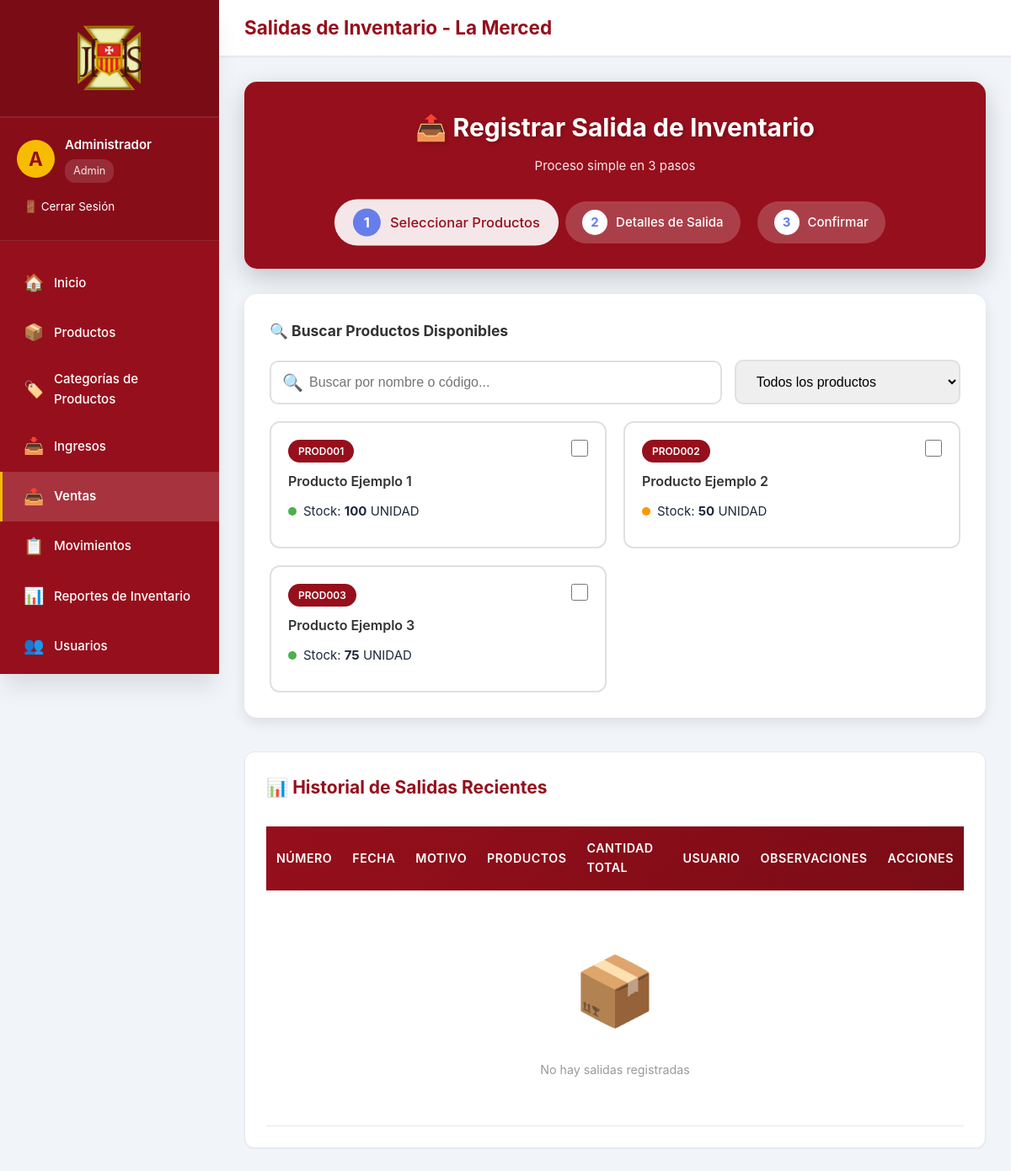
/salidas.php (signed in), run on the app's committed database.
### tables this page shows
CREATE TABLE IF NOT EXISTS usuarios (
    id INT AUTO_INCREMENT PRIMARY KEY,
    username VARCHAR(50) UNIQUE NOT NULL,
    password VARCHAR(255) NOT NULL,
    nombre_completo VARCHAR(255) NOT NULL,
    email VARCHAR(255),
    rol ENUM('admin', 'operador') DEFAULT 'operador',
    activo TINYINT(1) DEFAULT 1,
    fecha_creacion TIMESTAMP DEFAULT CURRENT_TIMESTAMP,
    INDEX idx_username (username)
);

CREATE TABLE IF NOT EXISTS productos (
    id INT AUTO_INCREMENT PRIMARY KEY,
    codigo VARCHAR(50) UNIQUE NOT NULL,
    nombre VARCHAR(255) NOT NULL,
    descripcion TEXT,
    precio DECIMAL(10, 2) NOT NULL DEFAULT 0.00,
    stock INT NOT NULL DEFAULT 0,
    unidad_medida VARCHAR(20) DEFAULT 'UNIDAD',
    categoria_id INT,
    estado ENUM('activo', 'inactivo') DEFAULT 'activo',
    fecha_creacion TIMESTAMP DEFAULT CURRENT_TIMESTAMP,
    fecha_actualizacion TIMESTAMP DEFAULT CURRENT_TIMESTAMP ON UPDATE CURRENT_TIMESTAMP,
    FOREIGN KEY (categoria_id) REFERENCES categorias(id) ON DELETE SET NULL,
    INDEX idx_codigo (codigo),
    INDEX idx_nombre (nombre),
    INDEX idx_estado (estado)
);

### config/auth.php (called while the page is built, shortened)
<?php
function getCurrentUser() {
    $conn = getConnection();
    $user_id = $_SESSION['user_id'];
    $stmt = $conn->prepare("SELECT id, username, nombre_completo, email, rol FROM usuarios WHERE id = ? AND activo = 1");
    $stmt->bind_param("i", $user_id);
    $stmt->execute();
    $result = $stmt->get_result();
    $user = $result->fetch_assoc();
    return $user;
}
?>

### salidas.php (the view, shortened to what this page needs)
<?php
$page_title = 'Salidas de Inventario - La Merced';
require_once 'config/auth.php';
$conn = getConnection();
$productos_disponibles = $conn->query("
    SELECT id, codigo, nombre, stock, unidad_medida, categoria_id
    FROM productos
    WHERE estado = 'activo' AND stock > 0
    ORDER BY nombre
");
$salidas = $conn->query("
    SELECT s.*, u.nombre_completo as usuario_nombre,
           COUNT(d.id) as total_productos,
           SUM(d.cantidad) as total_cantidad
    FROM salidas s
    LEFT JOIN usuarios u ON s.usuario_id = u.id
    LEFT JOIN detalle_salidas d ON s.id = d.salida_id
    GROUP BY s.id
    ORDER BY s.fecha_salida DESC
    LIMIT 50
");
require_once 'includes/header.php';
?>
<div class="wizard-container">
    <div class="wizard-header">
        <h2>📤 Registrar Salida de Inventario</h2>
        <p style="opacity: 0.9;">Proceso simple en 3 pasos</p>
    </div>
    <div class="wizard-steps">
        <div class="wizard-step active" id="step1">
            <div class="wizard-step-number">1</div>
            <span>Seleccionar Productos</span>
        </div>
        <div class="wizard-step" id="step2">
            <div class="wizard-step-number">2</div>
            <span>Detalles de Salida</span>
        </div>
        <div class="wizard-step" id="step3">
            <div class="wizard-step-number">3</div>
            <span>Confirmar</span>
        </div>
    </div>
</div>
<form method="POST" id="salidaForm" action="">
    <div class="search-box-container" id="paso1">
        <h3 style="margin-bottom: 20px; color: #333;">🔍 Buscar Productos Disponibles</h3>
        <div class="search-input-group">
            <div class="search-input-wrapper" style="flex: 2;">
                <input type="text" id="searchInput" placeholder="Buscar por nombre o código..."
                       style="padding-left: 45px;" autocomplete="off">
                <span class="search-icon">🔍</span>
            </div>
            <div class="search-input-wrapper">
                <select id="filterStock" style="cursor: pointer;">
                    <option value="all">Todos los productos</option>
                </select>
            </div>
        </div>
        <div class="products-grid" id="productsGrid">
            <?php
            while ($prod = $productos_disponibles->fetch_assoc()):
                $stock_class = $prod['stock'] > 50 ? '' : ($prod['stock'] > 10 ? 'low' : 'critical');
            ?>
                <div class="product-card"
                     data-id="<?php echo $prod['id']; ?>"
                     data-nombre="<?php echo htmlspecialchars($prod['nombre']); ?>"
                     data-codigo="<?php echo htmlspecialchars($prod['codigo']); ?>"
                     data-stock="<?php echo $prod['stock']; ?>"
                     data-unidad="<?php echo htmlspecialchars($prod['unidad_medida'] ?? 'unidad'); ?>"
                     onclick="toggleProductSelection(this)">
                    <div class="product-card-header">
                        <span class="product-code"><?php echo htmlspecialchars($prod['codigo']); ?></span>
                        <input type="checkbox" class="product-checkbox" style="width: 20px; height: 20px; cursor: pointer;">
                    </div>
                    <div class="product-name"><?php echo htmlspecialchars($prod['nombre']); ?></div>
                    <div class="product-stock">
                        <span class="stock-indicator <?php echo $stock_class; ?>"></span>
                        <span>Stock: <strong><?php echo $prod['stock']; ?></strong> <?php echo htmlspecialchars($prod['unidad_medida'] ?? 'unidades'); ?></span>
                    </div>
                </div>
            <?php endwhile; ?>
        </div>
    </div>
</form>
<div class="table-container" style="margin-top: 40px;">
    <h3 style="margin-bottom: 20px;">📊 Historial de Salidas Recientes</h3>
    <div style="overflow-x: auto;">
        <table class="data-table">
            <thead>
                <tr>
                    <th>Número</th>
                    <th>Fecha</th>
                    <th>Motivo</th>
                    <th>Productos</th>
                    <th>Cantidad Total</th>
                    <th>Usuario</th>
                    <th>Observaciones</th>
                    <th>Acciones</th>
                </tr>
            </thead>
            <tbody>
                <?php if ($salidas->num_rows > 0): ?>
                    <?php while ($salida = $salidas->fetch_assoc()): ?>
                        <tr>
                            <td><strong><?php echo htmlspecialchars($salida['numero_salida']); ?></strong></td>
                            <td><?php echo date('d/m/Y H:i', strtotime($salida['fecha_salida'])); ?></td>
                            <td><?php
                                $motivos = [
                                    'venta' => '🛒 Venta',
                                    'uso_interno' => '🏢 Uso Interno',
                                    'ajuste' => '⚖️ Ajuste',
                                    'danio' => '⚠️ Daño',
                                    'perdida' => '❌ Pérdida',
                                    'otro' => '📌 Otro'
                                ];
                                echo $motivos[$salida['motivo']] ?? $salida['motivo'];
                            ?></td>
                            <td><?php echo $salida['total_productos']; ?></td>
                            <td><strong><?php echo $salida['total_cantidad'] ?? 0; ?></strong></td>
                            <td><?php echo htmlspecialchars($salida['usuario_nombre']); ?></td>
                            <td><?php echo htmlspecialchars($salida['observaciones'] ?? '-'); ?></td>
                            <td class="actions">
                                <a href="detalle_salida.php?id=<?php echo $salida['id']; ?>"
                                   class="btn-icon" title="Ver Detalle"
                                   style="background: #667eea; color: white; padding: 8px 12px; border-radius: 6px; text-decoration: none;">
                                    👁️ Ver
                                </a>
                            </td>
                        </tr>
                    <?php endwhile; ?>
                <?php else: ?>
                    <tr>
                        <td colspan="8" class="text-center">
                            <div class="empty-state-modern" style="padding: 40px;">
                                <div class="empty-state-icon-large">📦</div>
                                <p>No hay salidas registradas</p>
                            </div>
                        </td>
                    </tr>
                <?php endif; ?>
            </tbody>
        </table>
    </div>
</div>
<?php require_once 'includes/footer.php'; ?>

### includes/header.php (shortened to what this page needs)
<?php
require_once __DIR__ . '/../config/auth.php';
$current_user = getCurrentUser();
$current_page = basename($_SERVER['PHP_SELF']);
?>
<!DOCTYPE html>
<html lang="es">
<head>
    <link rel="stylesheet" href="assets/css/style.css">
</head>
<body>
    <aside class="sidebar" id="sidebar">
        <div class="sidebar-header">
            <img src="img/logo_menu.png" alt="Logo" class="logo_menu">
        </div>
        <div class="sidebar-user">
            <div class="sidebar-user-info">
                <div class="sidebar-user-avatar">
                    <?php echo strtoupper(substr($current_user['nombre_completo'], 0, 1)); ?>
                </div>
                <div>
                    <div class="sidebar-user-name"><?php echo htmlspecialchars($current_user['nombre_completo']); ?></div>
                    <div class="sidebar-user-role"><?php echo ucfirst($current_user['rol']); ?></div>
                </div>
            </div>
            <a href="logout.php" class="sidebar-logout">🚪 Cerrar Sesión</a>
        </div>
        <nav class="sidebar-menu">
            <a href="index.php" class="sidebar-menu-item <?php echo $current_page == 'index.php' ? 'active' : ''; ?>">
                <span class="sidebar-menu-item-icon">🏠</span>
                <span>Inicio</span>
            </a>
            <a href="productos.php" class="sidebar-menu-item <?php echo $current_page == 'productos.php' ? 'active' : ''; ?>">
                <span class="sidebar-menu-item-icon">📦</span>
                <span>Productos</span>
            </a>
            <?php if (isset($_SESSION['rol']) && $_SESSION['rol'] === 'admin'): ?>
            <a href="categorias.php" class="sidebar-menu-item <?php echo $current_page == 'categorias.php' ? 'active' : ''; ?>">
                <span class="sidebar-menu-item-icon">🏷️</span>
                <span>Categorías de Productos</span>
            </a>
            <?php endif; ?>
            <?php if (isset($_SESSION['rol']) && $_SESSION['rol'] === 'admin'): ?>
            <a href="entradas.php" class="sidebar-menu-item <?php echo $current_page == 'entradas.php' ? 'active' : ''; ?>">
                <span class="sidebar-menu-item-icon">📥</span>
                <span>Ingresos</span>
            </a>
            <?php endif; ?>
            <a href="salidas.php" class="sidebar-menu-item <?php echo $current_page == 'salidas.php' ? 'active' : ''; ?>">
                <span class="sidebar-menu-item-icon">📤</span>
                <span>Ventas</span>
            </a>
            <a href="kardex.php" class="sidebar-menu-item <?php echo $current_page == 'kardex.php' ? 'active' : ''; ?>">
                <span class="sidebar-menu-item-icon">📋</span>
                <span>Movimientos</span>
            </a>
            <a href="reportes.php" class="sidebar-menu-item <?php echo $current_page == 'reportes.php' ? 'active' : ''; ?>">
                <span class="sidebar-menu-item-icon">📊</span>
                <span>Reportes de Inventario</span>
            </a>
            <?php if (isset($_SESSION['rol']) && $_SESSION['rol'] === 'admin'): ?>
                <a href="usuarios.php" class="sidebar-menu-item <?php echo $current_page == 'usuarios.php' ? 'active' : ''; ?>">
                    <span class="sidebar-menu-item-icon">👥</span>
                    <span>Usuarios</span>
                </a>
            <?php endif; ?>
        </nav>
    </aside>
    <div class="main-wrapper">
        <div class="top-bar">
            <div>
                <span class="top-bar-title"><?php echo $page_title ?? 'Sistema de Inventario'; ?></span>
            </div>
        </div>
        <div class="content-area">

### assets/css/style.css (style rules this page uses)
* { margin: 0; padding: 0; box-sizing: border-box; }
:root { --primary-color: #960f1c; --primary-dark: #7a0c16; --primary-light: #b81425; --secondary-color: #f7bc00; --secondary-dark: #d4a000; --secondary-light: #ffd633; --success-color: #10b981; --warning-color: #f59e0b; --danger-color: #ef4444; --info-color: #3b82f6; --light-bg: #f8fafc; --border-color: #e2e8f0; --text-primary: #1e293b; --text-secondary: #64748b; --sidebar-width: 260px; --shadow-sm: 0 1px 2px 0 rgba(0, 0, 0, 0.05); --shadow-md: 0 4px 6px -1px rgba(0, 0, 0, 0.1); --shadow-lg: 0 10px 15px -3px rgba(0, 0, 0, 0.1); --shadow-xl: 0 20px 25px -5px rgba(0, 0, 0, 0.1); }
body { font-family: 'Inter', 'Segoe UI', Tahoma, Geneva, Verdana, sans-serif; background: #f1f5f9; min-height: 100vh; color: var(--text-primary); line-height: 1.6; font-size: 15px; display: flex; }
.logo_menu { width: 40%; height: 40%; object-fit: contain; margin: 0 auto; display: block; }
.sidebar { width: var(--sidebar-width); background: var(--primary-color); color: white; position: fixed; height: 100vh; left: 0; top: 0; overflow-y: auto; box-shadow: var(--shadow-xl); z-index: 1000; transition: transform 0.3s ease; }
.sidebar-header { padding: 25px 20px; background: var(--primary-dark); border-bottom: 2px solid rgba(255,255,255,0.1); }
.sidebar-user { padding: 20px; background: rgba(0,0,0,0.1); border-bottom: 1px solid rgba(255,255,255,0.1); }
.sidebar-user-info { display: flex; align-items: center; gap: 12px; margin-bottom: 10px; }
.sidebar-user-avatar { width: 45px; height: 45px; border-radius: 50%; background: var(--secondary-color); display: flex; align-items: center; justify-content: center; font-size: 1.5em; font-weight: 700; color: var(--primary-color); }
.sidebar-user-name { font-weight: 600; font-size: 1em; }
.sidebar-user-role { font-size: 0.85em; opacity: 0.9; background: rgba(255,255,255,0.15); padding: 4px 10px; border-radius: 12px; display: inline-block; margin-top: 5px; }
.sidebar-logout { display: block; color: white; text-decoration: none; font-size: 0.9em; margin-top: 10px; padding: 8px; border-radius: 6px; transition: background 0.3s; }
.sidebar-menu { padding: 20px 0; }
.sidebar-menu-item { display: block; color: white; text-decoration: none; padding: 14px 25px; transition: all 0.3s ease; border-left: 3px solid transparent; font-weight: 500; display: flex; align-items: center; gap: 12px; }
.sidebar-menu-item.active { background: rgba(255,255,255,0.15); border-left-color: var(--secondary-color); font-weight: 600; }
.sidebar-menu-item-icon { font-size: 1.3em; width: 24px; text-align: center; }
.main-wrapper { flex: 1; margin-left: var(--sidebar-width); min-height: 100vh; transition: margin-left 0.3s ease; }
.top-bar { background: white; padding: 15px 30px; box-shadow: var(--shadow-sm); border-bottom: 1px solid var(--border-color); display: flex; justify-content: space-between; align-items: center; position: sticky; top: 0; z-index: 100; }
.top-bar-title { font-size: 1.5em; font-weight: 700; color: var(--primary-color); }
.content-area { padding: 30px; max-width: 1400px; margin: 0 auto; }
.table-container { background: white; padding: 25px; border-radius: 12px; box-shadow: var(--shadow-sm); margin-bottom: 30px; overflow-x: auto; border: 1px solid var(--border-color); }
.table-container h3 { margin-bottom: 20px; color: var(--primary-color); font-size: 1.4em; font-weight: 700; }
.data-table { width: 100%; border-collapse: collapse; margin-top: 10px; }
.data-table thead { background: linear-gradient(135deg, var(--primary-color) 0%, var(--primary-dark) 100%); color: white; }
.data-table th { padding: 15px 12px; text-align: left; font-weight: 600; font-size: 0.95em; text-transform: uppercase; letter-spacing: 0.5px; }
.data-table td { padding: 14px 12px; border-bottom: 1px solid var(--border-color); font-size: 0.95em; }
.data-table tbody tr { transition: all 0.2s ease; }
.text-center { text-align: center; }
.form-container, .table-container { animation: fadeIn 0.3s ease; }

### data on the page
usuarios: nombre_completo "A", nombre_completo "Administrador", rol "Admin"
productos: codigo "PROD001", nombre "Producto Ejemplo 1", stock "100", unidad_medida "UNIDAD"
productos: codigo "PROD002", nombre "Producto Ejemplo 2", stock "50", unidad_medida "UNIDAD"
productos: codigo "PROD003", nombre "Producto Ejemplo 3", stock "75", unidad_medida "UNIDAD"

### other printed values
$page_title "Salidas de Inventario - La Merced"
